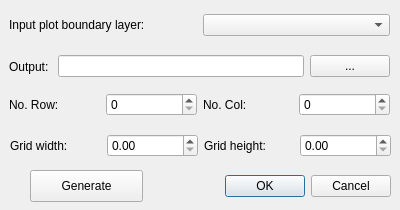
<?xml version="1.0" encoding="UTF-8"?>
<ui version="4.0">
 <class>PlotGridDialogBase</class>
 <widget class="QDialog" name="PlotGridDialogBase">
  <property name="geometry">
   <rect>
    <x>0</x>
    <y>0</y>
    <width>400</width>
    <height>210</height>
   </rect>
  </property>
  <property name="windowTitle">
   <string>Plot grid tool</string>
  </property>
  <widget class="QDialogButtonBox" name="button_box">
   <property name="geometry">
    <rect>
     <x>50</x>
     <y>170</y>
     <width>341</width>
     <height>32</height>
    </rect>
   </property>
   <property name="orientation">
    <enum>Qt::Horizontal</enum>
   </property>
   <property name="standardButtons">
    <set>QDialogButtonBox::Cancel|QDialogButtonBox::Ok</set>
   </property>
  </widget>
  <widget class="QWidget" name="horizontalLayoutWidget">
   <property name="geometry">
    <rect>
     <x>9</x>
     <y>9</y>
     <width>381</width>
     <height>32</height>
    </rect>
   </property>
   <layout class="QHBoxLayout" name="horizontalLayout">
    <item>
     <widget class="QLabel" name="label">
      <property name="text">
       <string>Input plot boundary layer:</string>
      </property>
     </widget>
    </item>
    <item>
     <widget class="QComboBox" name="comboBox_input"/>
    </item>
   </layout>
  </widget>
  <widget class="QWidget" name="horizontalLayoutWidget_2">
   <property name="geometry">
    <rect>
     <x>9</x>
     <y>50</y>
     <width>381</width>
     <height>33</height>
    </rect>
   </property>
   <layout class="QHBoxLayout" name="horizontalLayout_2">
    <item>
     <widget class="QLabel" name="label_2">
      <property name="text">
       <string>Output: </string>
      </property>
     </widget>
    </item>
    <item>
     <widget class="QLineEdit" name="lineEdit_output"/>
    </item>
    <item>
     <widget class="QPushButton" name="pushButton_output">
      <property name="text">
       <string>...</string>
      </property>
     </widget>
    </item>
   </layout>
  </widget>
  <widget class="QWidget" name="horizontalLayoutWidget_3">
   <property name="geometry">
    <rect>
     <x>9</x>
     <y>89</y>
     <width>381</width>
     <height>31</height>
    </rect>
   </property>
   <layout class="QHBoxLayout" name="horizontalLayout_3">
    <item>
     <widget class="QLabel" name="label_4">
      <property name="text">
       <string>No. Row:</string>
      </property>
     </widget>
    </item>
    <item>
     <widget class="QSpinBox" name="spinBox_nrows"/>
    </item>
    <item>
     <widget class="QLabel" name="label_3">
      <property name="text">
       <string>No. Col:</string>
      </property>
     </widget>
    </item>
    <item>
     <widget class="QSpinBox" name="spinBox_ncols"/>
    </item>
   </layout>
  </widget>
  <widget class="QWidget" name="horizontalLayoutWidget_4">
   <property name="geometry">
    <rect>
     <x>10</x>
     <y>130</y>
     <width>381</width>
     <height>31</height>
    </rect>
   </property>
   <layout class="QHBoxLayout" name="horizontalLayout_4">
    <item>
     <widget class="QLabel" name="label_6">
      <property name="text">
       <string>Grid width: </string>
      </property>
     </widget>
    </item>
    <item>
     <widget class="QDoubleSpinBox" name="doubleSpinBox_width"/>
    </item>
    <item>
     <widget class="QLabel" name="label_5">
      <property name="text">
       <string>Grid height:</string>
      </property>
     </widget>
    </item>
    <item>
     <widget class="QDoubleSpinBox" name="doubleSpinBox_height"/>
    </item>
   </layout>
  </widget>
  <widget class="QPushButton" name="pushButton_generate">
   <property name="geometry">
    <rect>
     <x>30</x>
     <y>170</y>
     <width>113</width>
     <height>32</height>
    </rect>
   </property>
   <property name="text">
    <string>Generate</string>
   </property>
  </widget>
 </widget>
 <resources/>
 <connections>
  <connection>
   <sender>button_box</sender>
   <signal>accepted()</signal>
   <receiver>PlotGridDialogBase</receiver>
   <slot>accept()</slot>
   <hints>
    <hint type="sourcelabel">
     <x>20</x>
     <y>20</y>
    </hint>
    <hint type="destinationlabel">
     <x>20</x>
     <y>20</y>
    </hint>
   </hints>
  </connection>
  <connection>
   <sender>button_box</sender>
   <signal>rejected()</signal>
   <receiver>PlotGridDialogBase</receiver>
   <slot>reject()</slot>
   <hints>
    <hint type="sourcelabel">
     <x>20</x>
     <y>20</y>
    </hint>
    <hint type="destinationlabel">
     <x>20</x>
     <y>20</y>
    </hint>
   </hints>
  </connection>
 </connections>
</ui>
